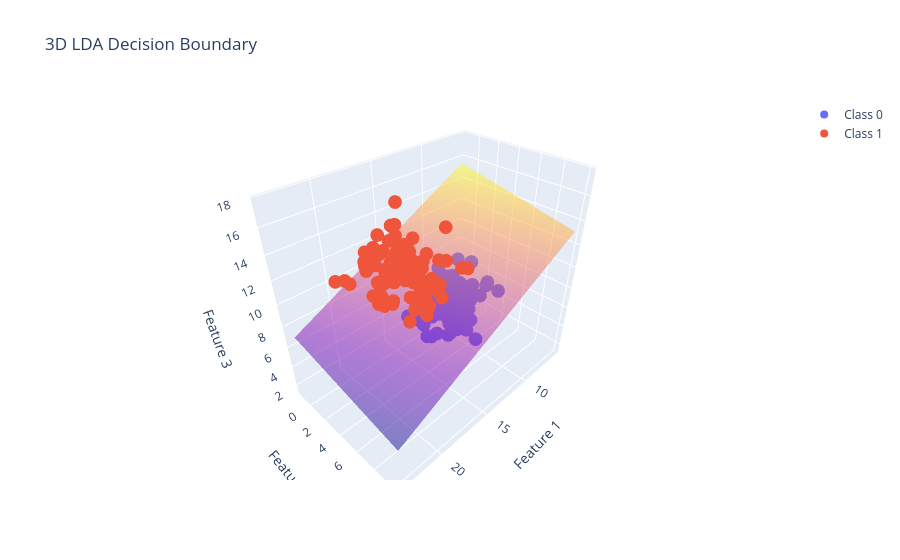

The notebook cell saved with this chart:
### Code cell
# Generate 3D toy data 
np.random.seed(1918)

mean1 = [10, 2, 5]
mean2 = [20, 7, 15]

cov = [[3, 1, 0.5],
       [1, 2, 0.3],
       [0.5, 0.3, 2]]

X1 = np.random.multivariate_normal(mean1, cov, 100)
X2 = np.random.multivariate_normal(mean2, cov, 100)

X = np.vstack([X1, X2])
y = np.array([0]*100 + [1]*100)

# Train LDA 
model = lda_fit(X, y)

# Extract decision boundary parameters 
w = model["w"][1] - model["w"][0]
b = model["w0"][1] - model["w0"][0]

print("w:", w)
print("b:", b)

# Create grid for decision plane 
x_range = np.linspace(X[:,0].min(), X[:,0].max(), 30)
y_range = np.linspace(X[:,1].min(), X[:,1].max(), 30)

xx, yy = np.meshgrid(x_range, y_range)

# Plane equation: x3 = -(b + w1*x1 + w2*x2) / w3
zz = -(b + w[0]*xx + w[1]*yy) / w[2]

# Plot using Plotly 
fig = go.Figure()

# Class 0
fig.add_trace(go.Scatter3d(
    x=X[y==0][:,0],
    y=X[y==0][:,1],
    z=X[y==0][:,2],
    mode='markers',
    name='Class 0'
))

# Class 1
fig.add_trace(go.Scatter3d(
    x=X[y==1][:,0],
    y=X[y==1][:,1],
    z=X[y==1][:,2],
    mode='markers',
    name='Class 1'
))

# Decision boundary plane
fig.add_trace(go.Surface(
    x=xx,
    y=yy,
    z=zz,
    opacity=0.5,
    showscale=False,
    name='Decision Boundary'
))

# Layout
fig.update_layout(
    title="3D LDA Decision Boundary",
    scene=dict(
        xaxis_title='Feature 1',
        yaxis_title='Feature 2',
        zaxis_title='Feature 3'
    )
)

fig.show()
